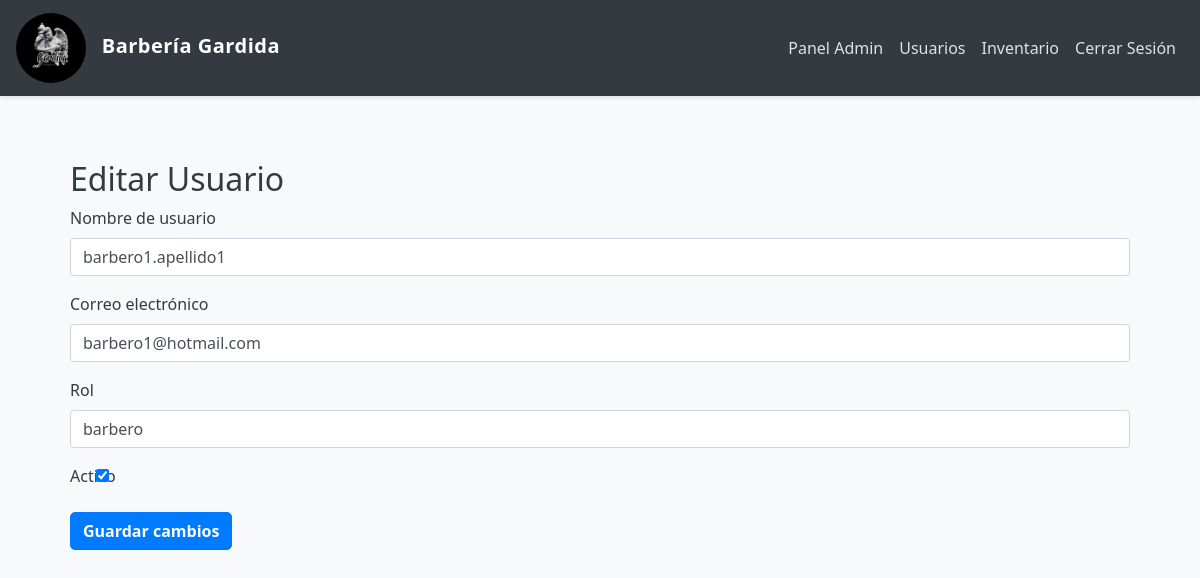
The app's page /editar_usuario/2 (signed in) with its own data.
### app/models.py (models this page shows, shortened)
class User(UserMixin, db.Model):
    __tablename__ = 'user'
    id = db.Column(db.Integer, primary_key=True)
    username = db.Column(db.String(150), unique=True, nullable=False)
    email = db.Column(db.String(150), unique=True, nullable=False)
    nombre = db.Column(db.String(64))
    apellido = db.Column(db.String(64))
    password = db.Column(db.String(150), nullable=False)
    role = db.Column(db.String(50), nullable=False, default='cliente')
    fecha_registro = db.Column(db.DateTime, default=datetime.utcnow)
    activo = db.Column(db.Boolean, default=True)
    is_guest = db.Column(db.Boolean, default=False)
    phone = db.Column(db.String(20))
    citas_como_cliente = db.relationship('Cita',
                                      foreign_keys='Cita.cliente_id',
                                      back_populates='cliente',
                                      lazy='dynamic')
    citas_como_administrador = db.relationship('Cita',
                                            foreign_keys='Cita.admin_id',
                                            back_populates='administrador',
                                            lazy='dynamic')
    ventas_como_cliente = db.relationship('Venta',
                                       foreign_keys='Venta.cliente_id',
                                       back_populates='cliente',
                                       lazy='dynamic')
    admin_profile = db.relationship('Admin',
                                 back_populates='user',
                                 uselist=False,
                                 cascade='all, delete-orphan')
    barbero_profile = db.relationship('Barbero',
                                   back_populates='user',
                                   uselist=False,
                                   cascade='all, delete-orphan')
    @property
    def is_admin(self):
        return self.role == 'admin'
    @property
    def is_barbero(self):
        return self.role == 'barbero'
    @property
    def is_cliente(self):
        return self.role == 'cliente'

### app/routes.py (the view, shortened to what this page needs)
@main_routes.route('/editar_usuario/<int:id>', methods=['GET', 'POST'])
@login_required  # Asegúrate de que el usuario esté logueado
def editar_usuario(id):
    usuario = User.query.get(id)  # Aquí 'User' es tu modelo de usuario
    if usuario is None:
        return redirect(url_for('main_routes.gestion_usuarios'))
    form = EditarUsuarioForm(obj=usuario)  # Asegúrate de que 'EditarUsuarioForm' esté bien definido
    return render_template('admin/editar_usuario.html', form=form, usuario=usuario)

### app/models.py
class EditarUsuarioForm(FlaskForm):
    username = StringField('Nombre de usuario', validators=[DataRequired()])
    email = StringField('Correo electrónico', validators=[DataRequired(), Email()])
    role = StringField('Rol', validators=[DataRequired()])
    activo = BooleanField('Activo')
    submit = SubmitField('Guardar cambios')

### app/__init__.py (called while the page is built)
def create_app():
    app = Flask(__name__)
    app.config.from_object(Config)  # Usa la configuración desde Config
    db.init_app(app)
    migrate.init_app(app, db)
    login_manager.init_app(app)
    from app.routes import main_routes  # Importa blueprint de routes
    from app.auth import auth_routes  # Si tienes rutas de autenticación, importa el blueprint de auth
    app.register_blueprint(main_routes)  # Registra el blueprint de rutas
    app.register_blueprint(auth_routes)  # Registra el blueprint de autenticación
    @login_manager.user_loader
    def load_user(user_id):
        from app.models import User  # Evitar circularidad importando dentro de la función
        return User.query.get(int(user_id))
    return app

### app/templates/admin/editar_usuario.html (shortened to what this page needs)
{% extends "shared/base.html" %}
{% block content %}
<div class="container">
    <h2>Editar Usuario</h2>
    <form method="POST">
        <div class="form-group">
            <label for="username">Nombre de usuario</label>
            {{ form.username(class="form-control", id="username") }}
        </div>
        <div class="form-group">
            <label for="email">Correo electrónico</label>
            {{ form.email(class="form-control", id="email") }}
        </div>
        <div class="form-group">
            <label for="role">Rol</label>
            {{ form.role(class="form-control", id="role") }}
        </div>
        <div class="form-group">
            <label for="activo">Activo</label>
            {{ form.activo(class="form-check-input", id="activo") }}
        </div>
        <div class="form-group">
            {{ form.submit(class="btn btn-primary") }}
        </div>
    </form>
</div>
{% endblock %}

### app/static/css/styles.css (style rules this page uses)
body { background-color: #f8f9fa; color: #343a40; font-family: 'Segoe UI', Tahoma, Geneva, Verdana, sans-serif; }
.container { background: transparent; padding: 20px; border-radius: 8px; }
.btn { border-radius: 5px; font-weight: bold; transition: all 0.2s; }
.btn-primary { background-color: #007bff; border-color: #007bff; }

### app/templates/shared/base.html (style rules this page uses)
body { background-color: #f8f9fa; color: #343a40; font-family: 'Segoe UI', Tahoma, Geneva, Verdana, sans-serif; }
.container { padding-top: 20px; padding-bottom: 40px; }

### records on screen
User: username "barbero1.apellido1", email "barbero1@hotmail.com", role "barbero", activo "☑"
